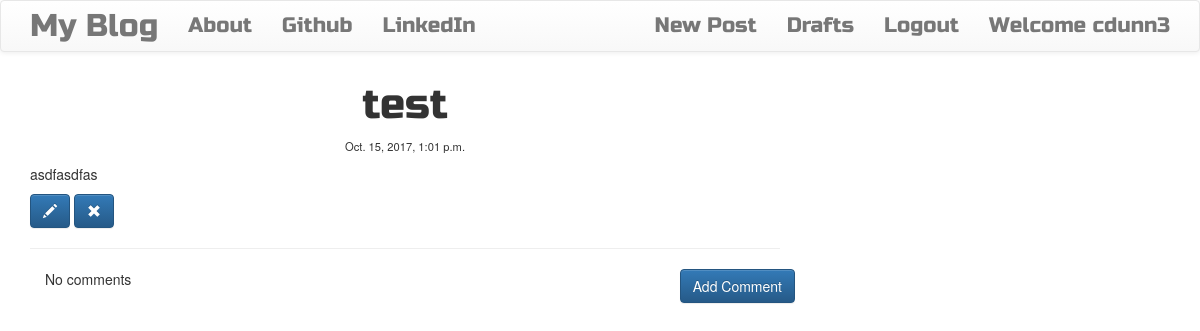
Screenshot of /post/4 (signed in) with the database file from the repository.
### blog/models.py (models this page shows, shortened)
class Post(models.Model):
    author = models.ForeignKey('auth.User')
    title = models.CharField(max_length=200)
    text = models.TextField()
    create_date = models.DateTimeField(default=timezone.now)
    published_date = models.DateTimeField(blank=True, null=True)

### blog/views.py (the view)
# urls.py: url(r'^post/(?P<pk>\d+)$', views.PostDetailView.as_view(), name='post_detail'),
class PostDetailView(DetailView):
    model = Post

### blog/templates/blog/post_detail.html
{% extends 'blog/base.html' %}
{% block content %}
  <h1 class="posttitle loader">{{ post.title }}</h1>
  {% if post.published_date %}
    <div class="date postdate">
      {{ post.published_date }}
    </div>
  {%else%}
    <a class = 'btn btn-default' href="{% url 'post_publish' pk=post.pk%}">Publish</a>
  {%endif%}
  <p class='postcontent'>{{post.text|safe|linebreaksbr}}</p>
  {% if user.is_authenticated %}
  <a class = 'btn btn-primary' href="{% url 'post_update' pk=post.pk %}">
    <span class='glyphicon glyphicon-pencil'></span>
  </a>
  <a class = 'btn btn-primary' href="{% url 'post_remove' pk=post.pk %}">
    <span class='glyphicon glyphicon-remove'></span>
  </a>
  {%endif%}
  <hr>
  <a class ='btn btn-primary btn-comment' href="{% url 'add_comment_to_post' pk=post.pk %}">Add Comment</a>
  <div class="container">
    {% for comment in post.comments.all %}
      <br>
      {% if user.is_authenticated or comment.approved_comment %}
        {{ comment.create_date }}
        {% if not comment.approved_comment %}
          <a class = 'btn btn-default' href="{% url 'comment_remove' pk=comment.post.pk %}">
            <span class='glyphicon glyphicon-pencil'></span>
          </a>
          <a class = 'btn btn-primary' href="{% url 'comment_approve' pk=comment.post.pk %}">
            <span class='glyphicon glyphicon-ok'></span>
          </a>
        {%endif%}
        <p>{{comment.text|safe|linebreaks}}</p>
        <p>Posted By: {{ comment.author }}</p>
      {%endif%}
      {% empty %}
      <p>No comments</p>
    {% endfor %}
  </div>
{% endblock %}

### blog/templates/blog/base.html (shortened to what this page needs)
<!DOCTYPE html>
{% load staticfiles %}
<html>
  <head>
    <link rel="stylesheet" href="https://maxcdn.bootstrapcdn.com/bootstrap/3.3.7/css/bootstrap.min.css">
    <link rel="stylesheet" href="https://maxcdn.bootstrapcdn.com/bootstrap/3.3.7/css/bootstrap-theme.min.css">
    <link rel="stylesheet" href="//cdn.jsdelivr.net/npm/medium-editor@latest/dist/css/medium-editor.min.css" type="text/css" media="screen" charset="utf-8">
    <link rel="stylesheet" href="{% static 'css/blog.css' %}">
  <body>
    <nav class="navbar navbar-default techfont custom-navbar">
      <div class="container">
        <ul class='nav navbar-nav'>
          <li>
            <a class='navbar-brand bigbrand' href="{% url 'post_list' %}">My Blog</a>
          </li>
          <li>
            <a href="{% url 'about' %}">About</a>
          </li>
          <li>
            <a href="https://www.github.com">Github</a>
          </li>
          <li>
            <a href="https://www.linkedin.com">LinkedIn</a>
          </li>
        </ul>
        <ul class='nav navbar-nav navbar-right'>
          {% if user.is_authenticated %}
            <li>
              <a href="{% url 'post_new' %}">New Post</a>
            </li>
            <li>
              <a href="{% url 'post_draft_list' %}">Drafts</a>
            </li>
            <li>
              <a href="{% url 'logout' %}">Logout</a>
            </li>
            <li>
              <a> Welcome {{user.username}}</a>
            </li>
          {% else %}
            <li>
              <a class='nav navbar-right' href="{% url 'login' %}"><span class='glyphicon glyphicon-user'></span></a>
            </li>
          {% endif %}
        </ul>
      </div>
    </nav>
    <div class="content container">
      <div class="row">
        <div class="col-md-8">
          <div class="blog_posts">
            {% block content %}
            {% endblock %}
          </div>
        </div>
      </div>
    </div>
  </body>
</html>

### blog/static/css/blog.css (style rules this page uses)
.date { font-size: 0.8em; }
.techfont { font-family: 'Russo One',sans-serif; font-size: 1.5em; margin-bottom: 10px; }
.bigbrand { font-size: 1.5em; }
.postdate { text-align: center; }
.posttitle { font-family: 'Russo One', sans-serif; font-size: 3em; text-align: center; }
.postcontent { font-family: "Montserrat"; font-size: 1.5em }
.btn-comment { position: absolute; right: 0px; }
.loader { filter:hue-rotate(0deg); color:linear-gradient(45deg,#0f8,#08f); animation:hue 10000ms infinite linear; }

### rows the page displays
Post: title "test", published_date "Oct. 15, 2017, 1:01 p.m.", text "asdfasdfas"

### other values shown
{{ user.username }} "cdunn3"
